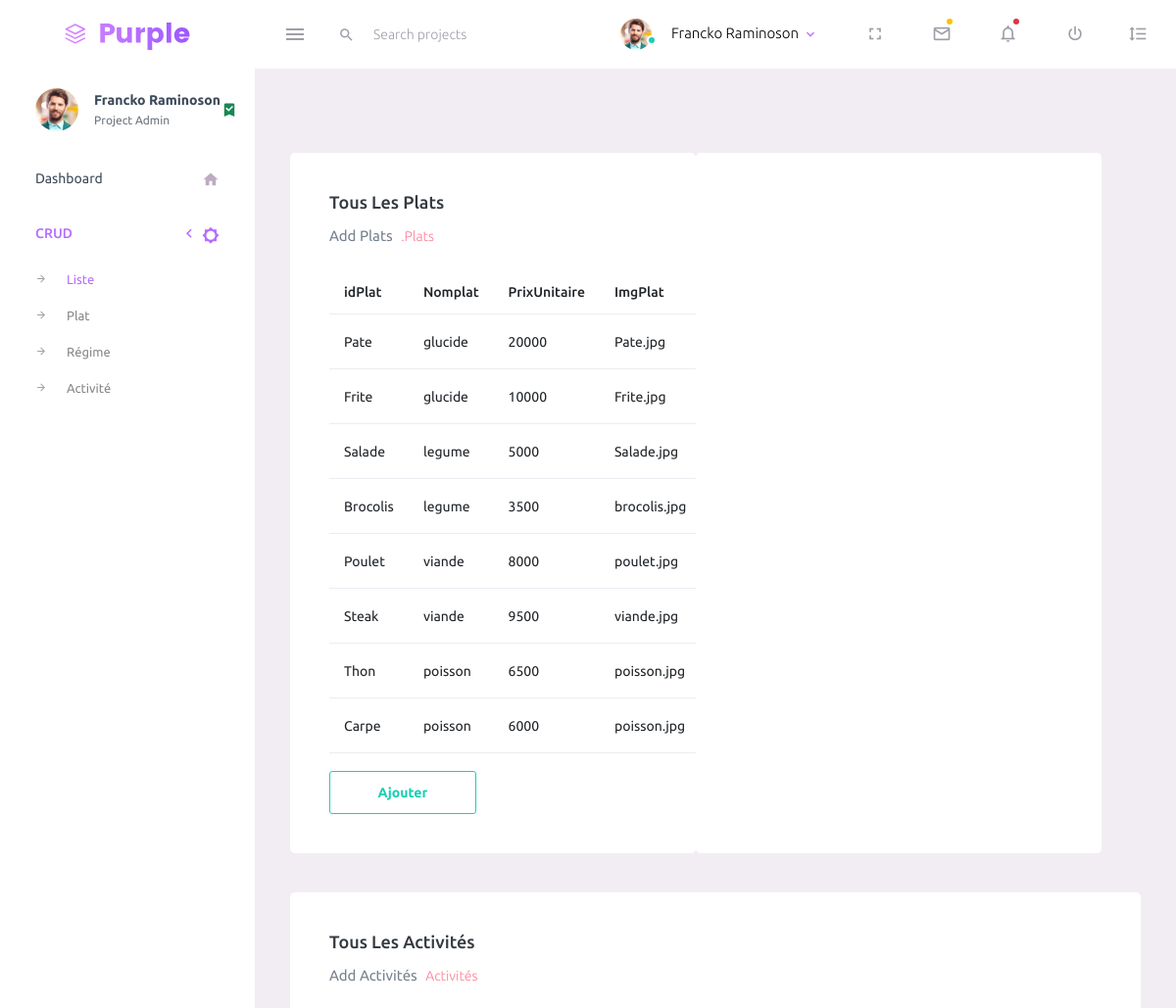
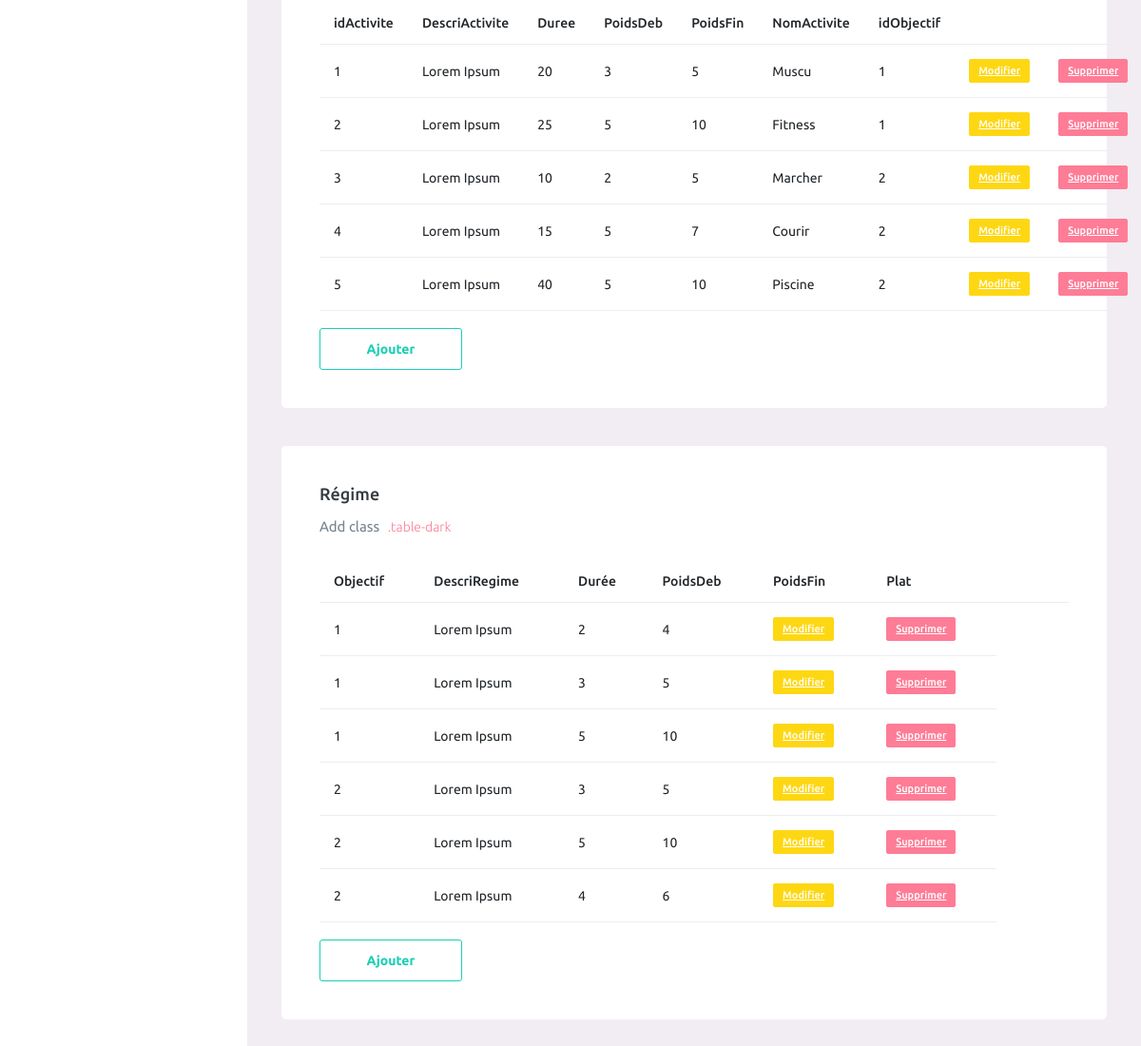
Page /index.php/admin/crud_liste on the committed database (2 pictures, top to bottom).
### tables this page shows
CREATE table Plat
(
    idPlat Integer PRIMARY KEY NOT NULL auto_increment,
    Nomplat VARCHAR(50),
    typePlat VARCHAR(50),
    PrixUnitaire Integer,
    ImgPlat VARCHAR(50)
);

CREATE table Activite
(
    idActivite Integer PRIMARY KEY NOT NULL auto_increment,
    DescriActivite VARCHAR(50),
    Duree Integer,
    PoidsDeb Double precision,
    PoidsFin Double precision,
    NomActivite VARCHAR(50),
    idObjectif Integer,
    Foreign KEY (idObjectif) REFERENCES Objectif(idObjectif)
);

CREATE table Regime
(
    idRegime Integer PRIMARY KEY NOT NULL auto_increment,
    idObjectif Integer,
    DescriRegime VARCHAR(50),
    PoidsDeb Double precision,
    PoidsFin Double precision,
    Foreign KEY (idObjectif) REFERENCES Objectif(idObjectif)
);

### application/views/index.php (called while the page is built)
<?php
    $this->load->view("pages/header");
    $this->load->view($content);
    $this->load->view("pages/footer");
?>

### application/controllers/Admin.php (called while the page is built, shortened)
<?php
class Admin extends CI_Controller
{
    public function __construct()
    {
		$this->load->model('Model');
    }
	public function crud_liste()
	{
		$data = array();
        $data['listePlat'] = $this->Model->getPlat();
        $data['listeActivite'] = $this->Model->getAllActivite();
        $data['listeRegime'] = $this->Model->getAllRegime();
        $data['content'] = 'crud/listes';
		$this->load->view('index',$data);
	}
}

### index.php (called while the page is built, shortened)
<?php
require_once BASEPATH.'core/CodeIgniter.php';

### application/models/Model.php (called while the page is built, shortened)
<?php
    class Model extends CI_Model
    {
        public function getPlat()
        {
            $sql = "select * from plat ";
            $query = $this->db->query($sql);
            $result = array();
            foreach($query->result_array() as $row)
            {
            $result[] = $row;
            }
            return $result;
        }
        public function getAllActivite()
        {
            $sql = "select * from activite ";
            $query = $this->db->query($sql);
            $result = array();
            foreach($query->result_array() as $row)
            {
            $result[] = $row;
            }
            return $result;
        }
        public function getAllRegime()
        {
            $sql = "select * from regime ";
            $query = $this->db->query($sql);
            $result = array();
            foreach($query->result_array() as $row)
            {
            $result[] = $row;
            }
            return $result;
        }
    }
?>

### application/views/crud/listes.php (the view, shortened to what this page needs)
<!DOCTYPE html>
<html lang="en">
  <head>
    <link rel="stylesheet" href="<?php echo base_url(); ?>assets/css-admin/vendors/mdi/css/materialdesignicons.min.css">
    <link rel="stylesheet" href="<?php echo base_url(); ?>assets/css-admin/vendors/css/vendor.bundle.base.css">
    <link rel="stylesheet" href="<?php echo base_url(); ?>assets/css-admin/css/style.css">
  </head>
  <body>
    <div class="container-scroller">
      <nav class="navbar default-layout-navbar col-lg-12 col-12 p-0 fixed-top d-flex flex-row">
        <div class="text-center navbar-brand-wrapper d-flex align-items-center justify-content-center">
          <a class="navbar-brand brand-logo" href="../../index.html"><img src="<?php echo base_url(); ?>assets/css-admin/images/logo.svg" alt="logo" /></a>
        </div>
        <div class="navbar-menu-wrapper d-flex align-items-stretch">
          <button class="navbar-toggler navbar-toggler align-self-center" type="button" data-toggle="minimize">
            <span class="mdi mdi-menu"></span>
          </button>
          <div class="search-field d-none d-md-block">
            <form class="d-flex align-items-center h-100" action="#">
              <div class="input-group">
                <div class="input-group-prepend bg-transparent">
                  <i class="input-group-text border-0 mdi mdi-magnify"></i>
                </div>
                <input type="text" class="form-control bg-transparent border-0" placeholder="Search projects">
              </div>
            </form>
          </div>
          <ul class="navbar-nav navbar-nav-right">
            <li class="nav-item nav-profile dropdown">
              <a class="nav-link dropdown-toggle" id="profileDropdown" href="#" data-bs-toggle="dropdown" aria-expanded="false">
                <div class="nav-profile-img">
                  <img src="<?php echo base_url(); ?>assets/css-admin/images/faces/face1.jpg" alt="image">
                  <span class="availability-status online"></span>
                </div>
                <div class="nav-profile-text">
                  <p class="mb-1 text-black">Francko Raminoson</p>
                </div>
              </a>
            </li>
            <li class="nav-item d-none d-lg-block full-screen-link">
              <a class="nav-link">
                <i class="mdi mdi-fullscreen" id="fullscreen-button"></i>
              </a>
            </li>
            <li class="nav-item dropdown">
              <a class="nav-link count-indicator dropdown-toggle" id="messageDropdown" href="#" data-bs-toggle="dropdown" aria-expanded="false">
                <i class="mdi mdi-email-outline"></i>
                <span class="count-symbol bg-warning"></span>
              </a>
            </li>
            <li class="nav-item dropdown">
              <a class="nav-link count-indicator dropdown-toggle" id="notificationDropdown" href="#" data-bs-toggle="dropdown">
                <i class="mdi mdi-bell-outline"></i>
                <span class="count-symbol bg-danger"></span>
              </a>
            </li>
            <li class="nav-item nav-logout d-none d-lg-block">
              <a class="nav-link" href="#">
                <i class="mdi mdi-power"></i>
              </a>
            </li>
            <li class="nav-item nav-settings d-none d-lg-block">
              <a class="nav-link" href="#">
                <i class="mdi mdi-format-line-spacing"></i>
              </a>
            </li>
          </ul>
        </div>
      </nav>
      <div class="container-fluid page-body-wrapper">
        <nav class="sidebar sidebar-offcanvas" id="sidebar">
          <ul class="nav">
            <li class="nav-item nav-profile">
              <a href="#" class="nav-link">
                <div class="nav-profile-image">
                  <img src="<?php echo base_url(); ?>assets/css-admin/images/faces/face1.jpg" alt="profile">
                </div>
                <div class="nav-profile-text d-flex flex-column">
                  <span class="font-weight-bold mb-2">Francko Raminoson</span>
                  <span class="text-secondary text-small">Project Admin</span>
                </div>
                <i class="mdi mdi-bookmark-check text-success nav-profile-badge"></i>
              </a>
            </li>
            <li class="nav-item">
              <a class="nav-link" href="<?php echo base_url(); ?>index.php/admin/index">
                <span class="menu-title">Dashboard</span>
                <i class="mdi mdi-home menu-icon"></i>
              </a>
            </li>
            <li class="nav-item">
              <a class="nav-link" data-bs-toggle="collapse" href="#ui-basic" aria-expanded="false" aria-controls="ui-basic">
                <span class="menu-title">CRUD</span>
                <i class="menu-arrow"></i>
                <i class="mdi mdi-brightness-5 menu-icon"></i>
              </a>
              <div class="collapse" id="ui-basic">
                <ul class="nav flex-column sub-menu">
                  <li class="nav-item"> <a class="nav-link" href="<?php echo base_url(); ?>index.php/admin/crud_liste">Liste</a></li>
                  <li class="nav-item"> <a class="nav-link" href="<?php echo base_url(); ?>index.php/admin/crud_plat">Plat</a></li>
                  <li class="nav-item"> <a class="nav-link" href="<?php echo base_url(); ?>index.php/admin/crud_regime">Régime</a></li>
                  <li class="nav-item"> <a class="nav-link" href="<?php echo base_url(); ?>index.php/admin/crud_activite">Activité</a></li>
                </ul>
              </div>
            </li>
          </ul>
        </nav>
        <div class="main-panel">
          <div class="content-wrapper">
            <div class="page-header">
              <nav aria-label="breadcrumb">
                <ol class="breadcrumb">
                </ol>
              </nav>
            </div>
            <div class="row">
              <div class="col-lg-6 grid-margin stretch-card">
                <div class="card">
                  <form action="<?php echo base_url(); ?>/index.php/admin/crud_plat">
                  <div class="card-body">
                    <h4 class="card-title">Tous les Plats </h4>
                    <p class="card-description"> Add Plats <code>.Plats</code>
                    </p>
                    <table class="table table-hover">
                      <thead>
                        <tr>
                          <th>idPlat</th>
                          <th>Nomplat</th>
                          <th>PrixUnitaire</th>
                          <th>ImgPlat</th>
                        </tr>
                      </thead>
                      <tbody>
                      <?php if(isset($listePlat))
                            {
                            foreach ($listePlat as $info) { ?>
                        <tr>
                          <td><?php echo $info['Nomplat']?></td>
                          <td><?php echo $info['typePlat']?></td>
                          <td><?php echo $info['PrixUnitaire']?></td>
                          <td><?php echo $info['ImgPlat']?></td>
                          <td><a class="badge badge-warning" href="<?php echo base_url(); ?>index.php/admin/modifier_plat?idPlat=<?php echo $info['idPlat']?>">Modifier</a></td>
                          <td><a class="badge badge-danger" href="<?php echo base_url(); ?>index.php/admin/detail_sugg">Supprimer</a></td>
                        </tr>
                        <?php }} ?>
                      </tbody>
                    </table><br>
            <input class="btn btn-outline-success btn-fw" type="submit" value="Ajouter" />
                  </div>
                </div>
              <div class="col-lg-12 stretch-card">
                <div class="card">
                  <div class="card-body">
                  </div>
                </div>
              </div>
            </div>
              <div class="col-lg-12 grid-margin stretch-card">
                <div class="card">
                  <div class="card-body">
                    <h4 class="card-title">Tous les Activités</h4>
                    <p class="card-description"> Add Activités <code>Activités</code>
                    </p>
                    <form action="<?php echo base_url(); ?>/index.php/admin/crud_activite">
                    <table class="table table-hover">
                      <thead>
                        <tr>
                          <th>idActivite</th>
                          <th>DescriActivite</th>
                          <th>Duree</th>
                          <th>PoidsDeb</th>
                          <th>PoidsFin</th>
                          <th>NomActivite</th>
                          <th>idObjectif</th>
                          <th></th>
                          <th></th>
                        </tr>
                      </thead>
                      <tbody>
                      <?php if(isset($listeActivite))
                            {
                            foreach ($listeActivite as $info) { ?>
                        <tr>
                          <td><?php echo $info['idActivite']?></td>
                          <td><?php echo $info['DescriActivite']?></td>
                          <td><?php echo $info['Duree']?></td>
                          <td><?php echo $info['PoidsDeb']?></td>
                          <td><?php echo $info['PoidsFin']?></td>
                          <td><?php echo $info['NomActivite']?></td>
                          <td><?php echo $info['idObjectif']?></td>
                          <td><a class="badge badge-warning" href="<?php echo base_url(); ?>index.php/admin/modifier_activite?idActivite=<?php echo $info['idActivite']?>">Modifier</a></td>
                          <td><a class="badge badge-danger" href="<?php echo base_url(); ?>index.php/admin/detail_sugg">Supprimer</a></td>
                        </tr>
                        <?php }} ?>
                      </tbody>
                    </table><br>
            <input class="btn btn-outline-success btn-fw" type="submit" value="Ajouter" />
          </form>
                  </div>
                </div>
              </div>
              <div class="col-lg-12 grid-margin stretch-card">
                <div class="card">
                  <div class="card-body">
                    <h4 class="card-title">Régime</h4>
                    <p class="card-description"> Add class <code>.table-dark</code>
                    </p>
                    <form action="<?php echo base_url(); ?>/index.php/admin/crud_regime">
                    <table class="table table-hover">
                      <thead>
                        <tr>
                          <th>Objectif</th>
                          <th>DescriRegime</th>
                          <th>Durée</th>
                          <th>PoidsDeb</th>
                          <th>PoidsFin</th>
                          <th>Plat</th>
                          <th></th>
                          <th></th>
                        </tr>
                      </thead>
                      <tbody>
                      <?php if(isset($listeRegime))
                            {
                            foreach ($listeRegime as $info) { ?>
                        <tr>
                          <td><?php echo $info['idObjectif']?></td>
                          <td><?php echo $info['DescriRegime']?></td>
                          <td><?php echo $info['PoidsDeb']?></td>
                          <td><?php echo $info['PoidsFin']?></td>
                          <td><a class="badge badge-warning" href="<?php echo base_url(); ?>index.php/admin/modifier_regime?idRegime=<?php echo $info['idRegime']?>">Modifier</a></td>
                          <td><a class="badge badge-danger" href="<?php echo base_url(); ?>index.php/admin/detail_sugg">Supprimer</a></td>
                        </tr>
                        <?php }} ?>
                      </tbody>
                    </table><br>
            <input class="btn btn-outline-success btn-fw" type="submit" value="Ajouter" />
          </form>
                  </div>
                </div>
              </div>
            </div>
          </div>
        </div>
      </div>
    </div>
  </body>
</html>

### application/views/pages/header.php (shortened to what this page needs)
<!DOCTYPE html>
<html lang="en">
<head>
    <link rel="stylesheet" href="./assets/bootstrap-5.0.2-dist/css/bootstrap.min.css">
</head>
<body>

### rows in the picture
plat: Nomplat "Pate", typePlat "glucide", PrixUnitaire "20000", ImgPlat "Pate.jpg"
plat: Nomplat "Frite", typePlat "glucide", PrixUnitaire "10000", ImgPlat "Frite.jpg"
plat: Nomplat "Salade", typePlat "legume", PrixUnitaire "5000", ImgPlat "Salade.jpg"
plat: Nomplat "Brocolis", typePlat "legume", PrixUnitaire "3500", ImgPlat "brocolis.jpg"
plat: Nomplat "Poulet", typePlat "viande", PrixUnitaire "8000", ImgPlat "poulet.jpg"
plat: Nomplat "Steak", typePlat "viande", PrixUnitaire "9500", ImgPlat "viande.jpg"
plat: Nomplat "Thon", typePlat "poisson", PrixUnitaire "6500", ImgPlat "poisson.jpg"
plat: Nomplat "Carpe", typePlat "poisson", PrixUnitaire "6000", ImgPlat "poisson.jpg"
activite: idActivite "1", DescriActivite "Lorem Ipsum", Duree "20", PoidsDeb "3", PoidsFin "5", NomActivite "Muscu", idObjectif "1"
activite: idActivite "2", DescriActivite "Lorem Ipsum", Duree "25", PoidsDeb "5", PoidsFin "10", NomActivite "Fitness", idObjectif "1"
activite: idActivite "3", DescriActivite "Lorem Ipsum", Duree "10", PoidsDeb "2", PoidsFin "5", NomActivite "Marcher", idObjectif "2"
activite: idActivite "4", DescriActivite "Lorem Ipsum", Duree "15", PoidsDeb "5", PoidsFin "7", NomActivite "Courir", idObjectif "2"
activite: idActivite "5", DescriActivite "Lorem Ipsum", Duree "40", PoidsDeb "5", PoidsFin "10", NomActivite "Piscine", idObjectif "2"
regime: idObjectif "1", DescriRegime "Lorem Ipsum", PoidsDeb "2", PoidsFin "4"
regime: idObjectif "1", DescriRegime "Lorem Ipsum", PoidsDeb "3", PoidsFin "5"
regime: idObjectif "1", DescriRegime "Lorem Ipsum", PoidsDeb "5", PoidsFin "10"
regime: idObjectif "2", DescriRegime "Lorem Ipsum", PoidsDeb "3", PoidsFin "5"
regime: idObjectif "2", DescriRegime "Lorem Ipsum", PoidsDeb "5", PoidsFin "10"
regime: idObjectif "2", DescriRegime "Lorem Ipsum", PoidsDeb "4", PoidsFin "6"
